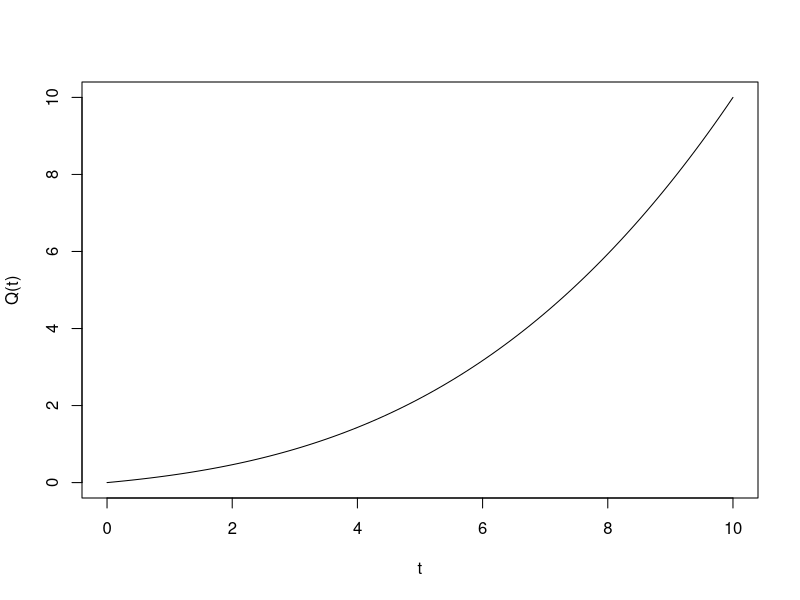
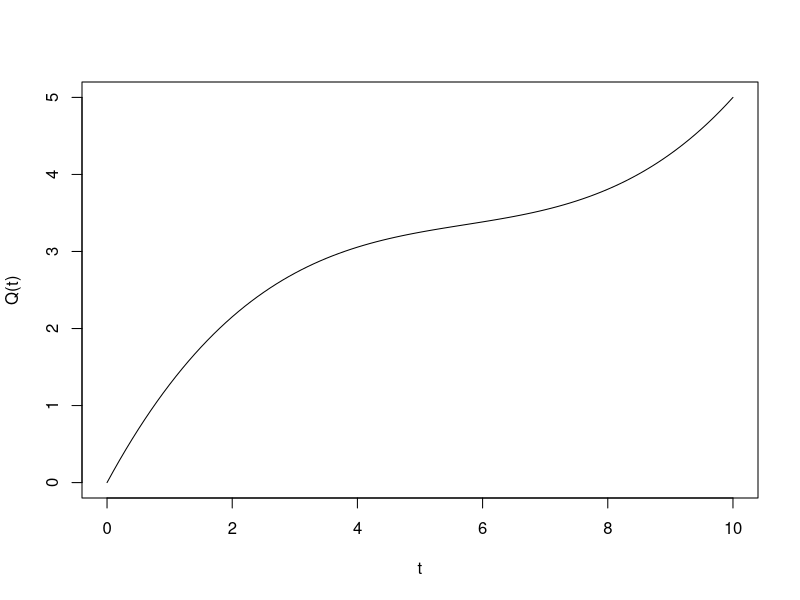
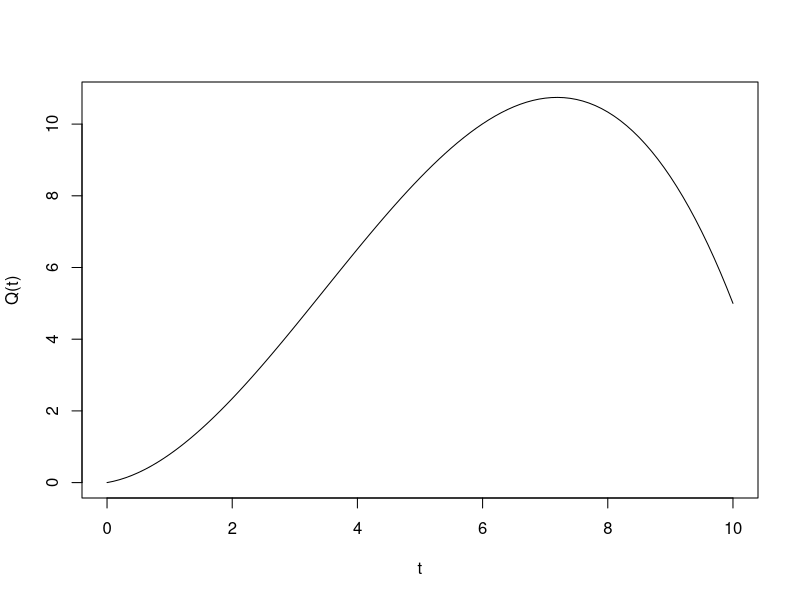
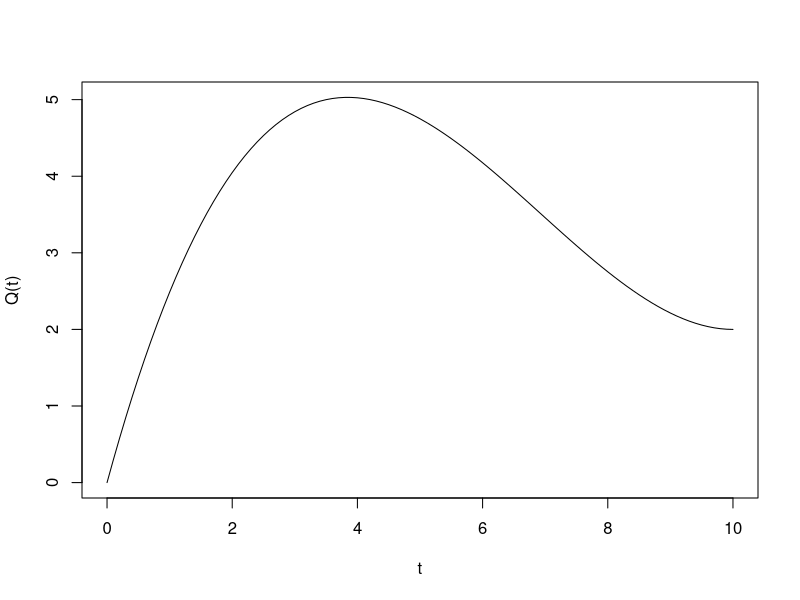
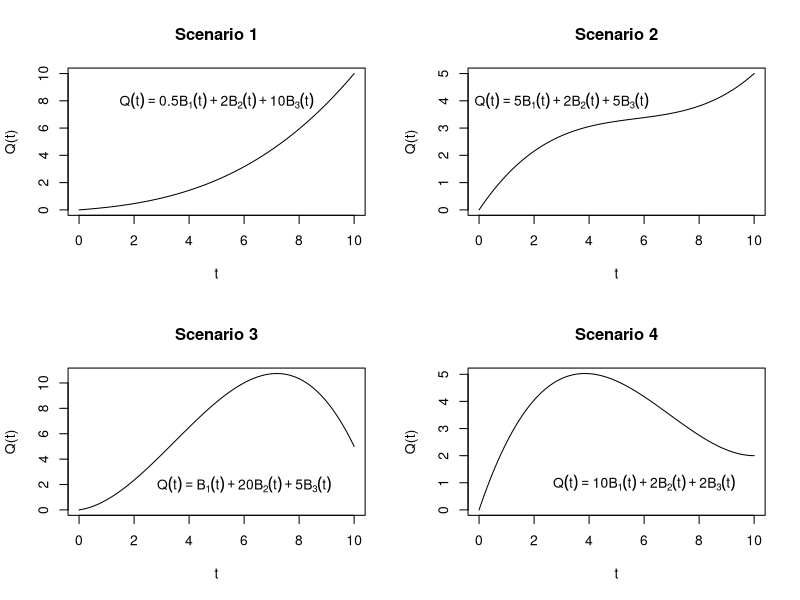

R code for these plots, in order:
#######################################################################
## Project: Accelerated fitting of joint models with cumulative    ####
##          variations                                             ####
## Script purpose: Numerical examples with cumulative variation    ####
## Date: Aug 3, 2023                                               ####
## Author: Yan Gao, Assistant Professor in Biostatistics           ####
## Division: Division of Biostatistics, MCW                        ####
## Note: this codes were used to illustrate computational gains    ####
#######################################################################

######################################################
####      Clean the temporary files          #########
######################################################
#Clean the console
cat("\014") 
dir()
#clean all objects
rm(list = ls())
#System information
sessionInfo()
getwd()

#######################################################
## Install R packages                                ##
#######################################################
library(pracma)
library(splines)
library(splines2)

#######################################################
## Simple numerical examples                         ##
#######################################################

#The time points;
t<-seq(0,10, 0.1)

#Scenario 1:
b_1=0.5
b_2=2
b_3=10
b_vec=c(b_1,b_2,b_3)
B_mat<-bs(t,degree=3)
Q_exp<-B_mat%*%b_vec
plot(t, Q_exp,type="l", xlab="t", ylab="Q(t)")

#Scenario 2:
b_1=5
b_2=2
b_3=5
b_vec=c(b_1,b_2,b_3)
B_mat<-bs(t,degree=3)
Q_pol<-B_mat%*%b_vec
plot(t,Q_pol,type="l", xlab="t", ylab="Q(t)")

#Scenario 3:
b_1=1
b_2=20
b_3=5
b_vec=c(b_1,b_2,b_3)
B_mat<-bs(t,degree=3)
Q_cuv<-B_mat%*%b_vec
plot(t,Q_cuv,type="l", xlab="t", ylab="Q(t)")

#Scenario 4:
b_1=10
b_2=2
b_3=2
b_vec=c(b_1,b_2,b_3)
B_mat<-bs(t,degree=3)
Q_for<-B_mat%*%b_vec
plot(t,Q_for,type="l", xlab="t", ylab="Q(t)")

#The plots for all scenarios;
par(mfrow = c(2, 2))
plot(t, Q_exp,type="l", xlab="t", ylab="Q(t)", main="Scenario 1")
text(5, 8, expression(Q(t)==0.5*B[1](t)+2*B[2](t)+10*B[3](t) ))
plot(t,Q_pol,type="l", xlab="t", ylab="Q(t)", main="Scenario 2")
text(3, 4, expression(Q(t)==5*B[1](t)+2*B[2](t)+5*B[3](t) ))
plot(t,Q_cuv,type="l", xlab="t", ylab="Q(t)",main="Scenario 3")
text(6, 2, expression(Q(t)==B[1](t)+20*B[2](t)+5*B[3](t) ))
plot(t,Q_for,type="l", xlab="t", ylab="Q(t)",main="Scenario 4")
text(6, 1, expression(Q(t)==10*B[1](t)+2*B[2](t)+2*B[3](t) ))

#######################################################
## Numerical integration method with derivatives     ##
#######################################################

start = Sys.time()
for (i in 1:10000) {
  f <- function(s) { sqrt(1+(dbs(s,Boundary.knots=range(t), intercept = FALSE) %*% b_vec)^2)}
  int_res<-integrate(f, lower=0, upper = 10,abs.tol=1e-03)
} 
time_int<-Sys.time() - start
int_ave<-time_int/10000
int_ave

#Scenario 1:
#value: 14.89 , time:0.0004 secs
#Scenario 2:
#value: 11.58 , time:0.0004 secs
#Scenario 3:
#value: 165.47 , time:0.0030 secs
#Scenario 4:
#value: 13.67 , time:0.0012 secs


#######################################################
## R Arc length with Richardson integration          ##
#######################################################

start = Sys.time()
for (i in 1:10000) {
f <- function(t) c(t, bs(t,degree=3)%*%b_vec)
arc_res<-arclength(f, 0, 10, tol=1e-03) 
} 
time_arc<-Sys.time() - start
arc_ave<-time_arc/10000
arc_ave

#Scenario 1:
#value: 14.89 , time:0.0013 secs
#Scenario 2:
#value: 11.58, time:0.0009 secs
#Scenario 3:
#value: 165.47 , time:0.0016 secs
#Scenario 4:
#value: 13.67 , time: 0.0010 secs


#######################################################
## Chordal approximation                             ##
#######################################################
start = Sys.time()
for (i in 1:10000) {
gt=seq(0,10,by=0.05)
g_grid=bs(gt,degree=3)%*%b_vec 
chord<-sum(sqrt((g_grid[-length(gt)]-g_grid[-1])^2+0.05^2))
} 
our_arc<-Sys.time() - start
our_ave<-our_arc/10000
our_ave
#Scenario 1:
#value: 14.89, time:0.0002 secs
#Scenario 2:
#value: 11.58, 0.0002 secs, 
#Scenario 3:
#value: 165.47, time:0.0002  secs
#Scenario 4:
#value: 13.67 , time: 0.0002 secs


cho<-c(0.0002,0.0002,0.0002,0.0002)
Int<-c(0.0004,0.0004,0.0030,0.0012)
Ric<-c(0.0013,0.0009,0.0016,0.0010)

cho/Int
cho/Ric

######################################################
## End of Program                                    #
######################################################  
